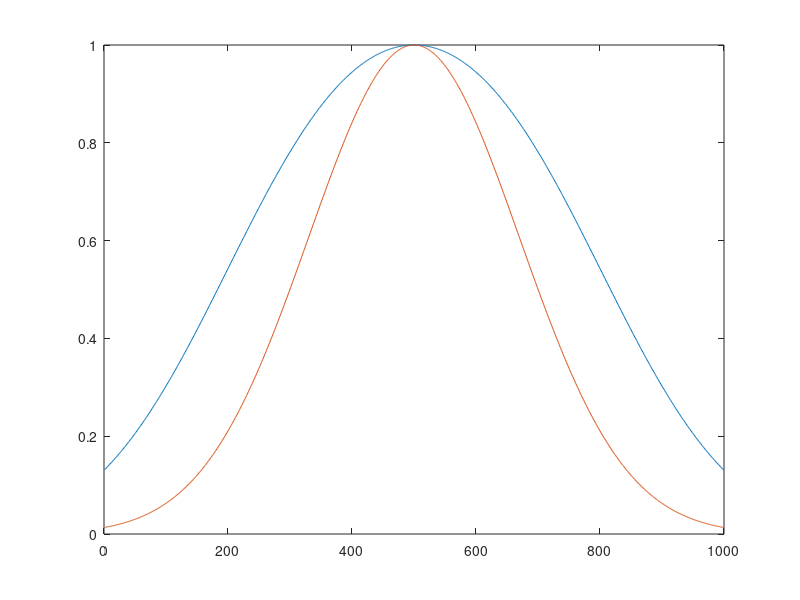

This chart was generated by the following MATLAB code:
x = zeros(1000,1);
x(200:800) = 1;
y=imgaussfilt(x,170);
figure;plot(y./max(y))
hold on
x = zeros(1000,1);
x(500)=1;
y=imgaussfilt(x,170);
plot(y./max(y))